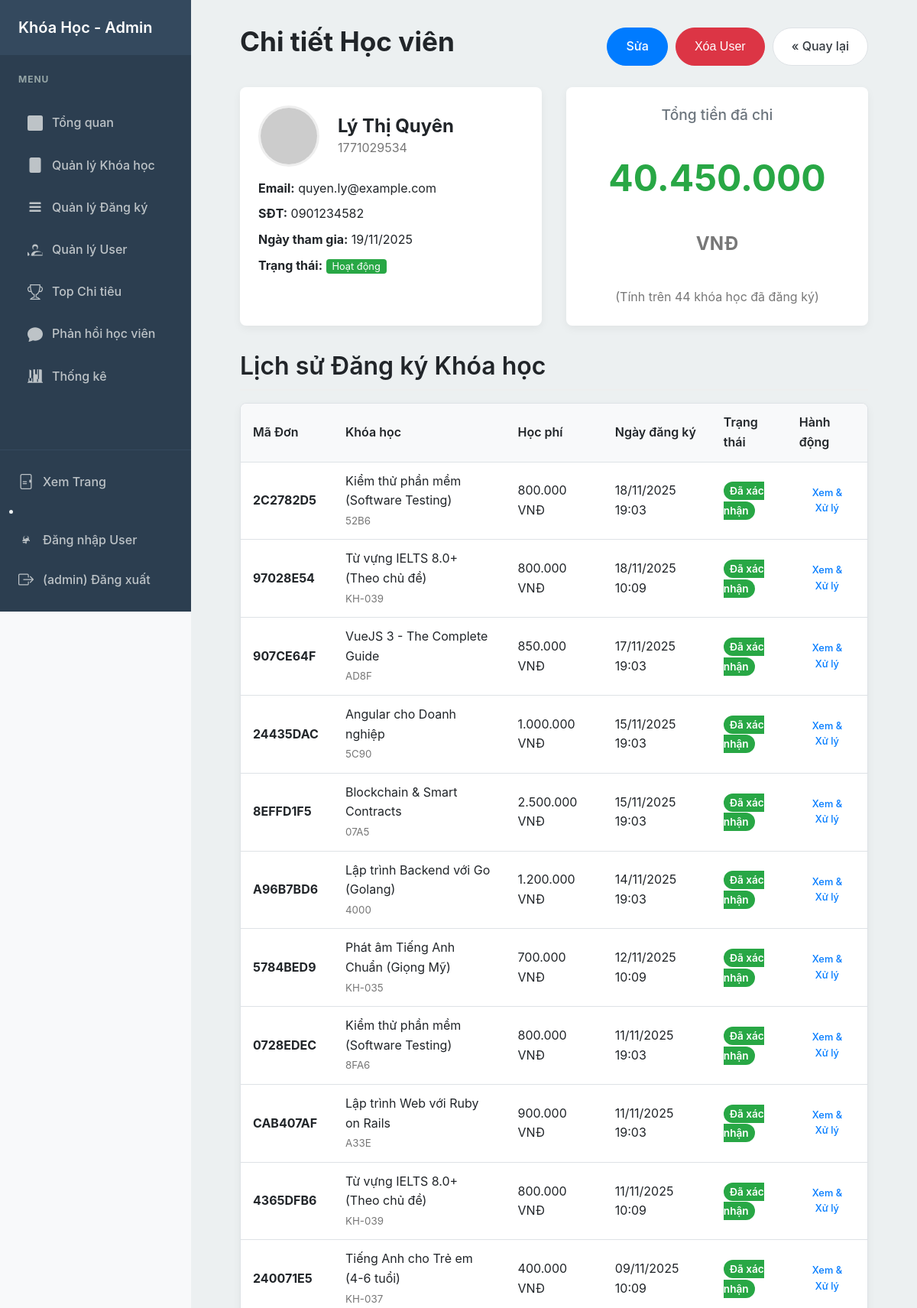
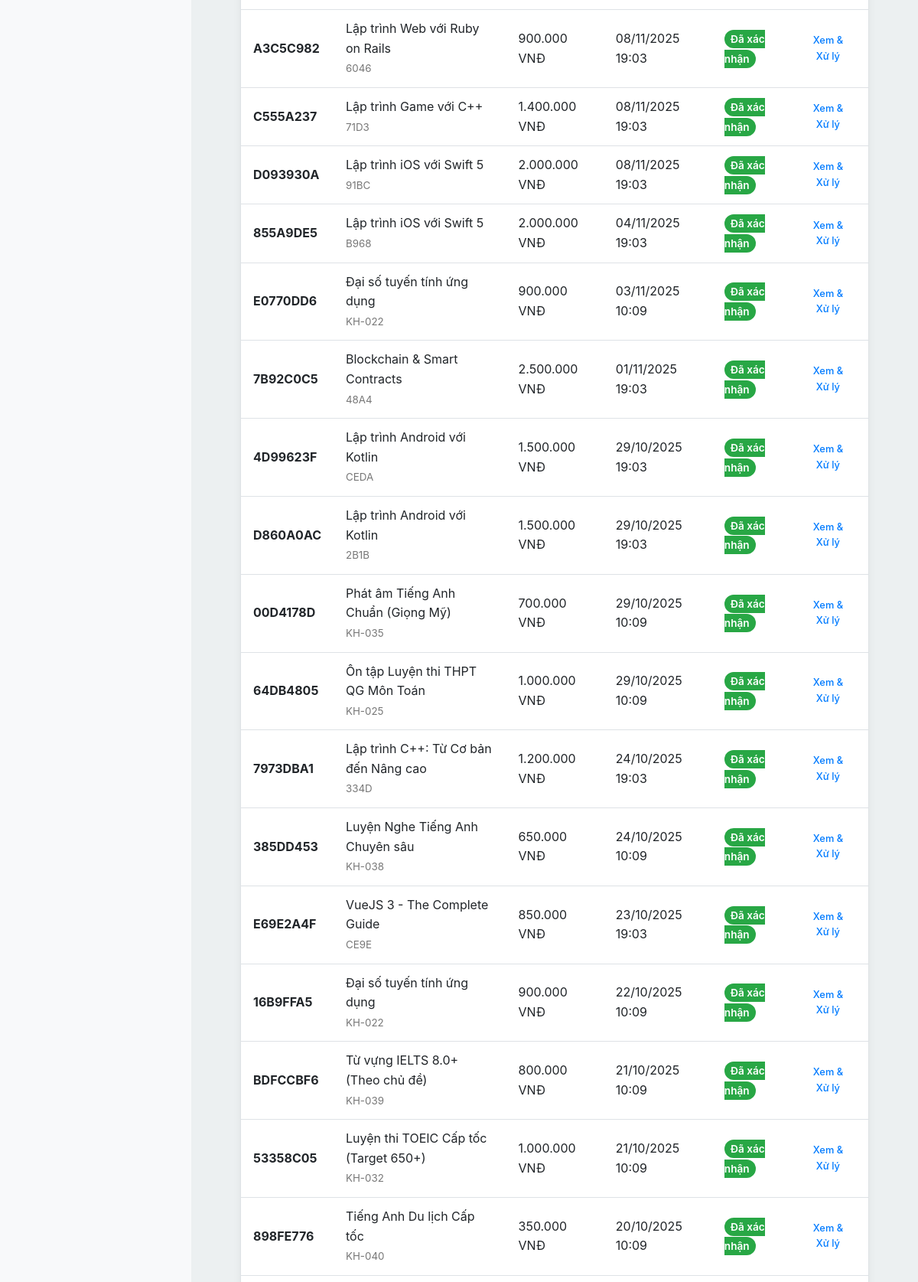
The page /admin/user_detail.php?id=20 (signed in, upper part) on the database its author committed (2 pictures, top to bottom).
### tables this page shows
CREATE TABLE IF NOT EXISTS `users` (
  `id` int NOT NULL AUTO_INCREMENT,
  `student_code` varchar(20) DEFAULT NULL,
  `full_name` varchar(255) NOT NULL,
  `email` varchar(255) NOT NULL,
  `phone` varchar(20) DEFAULT NULL,
  `password_hash` varchar(255) NOT NULL,
  `status` enum('active','locked') NOT NULL DEFAULT 'active',
  `avatar` varchar(255) DEFAULT NULL,
  `created_at` timestamp NOT NULL DEFAULT CURRENT_TIMESTAMP,
  PRIMARY KEY (`id`),
  UNIQUE KEY `email` (`email`)
);

CREATE TABLE IF NOT EXISTS `registrations` (
  `id` int NOT NULL AUTO_INCREMENT,
  `invoice_code` varchar(8) DEFAULT NULL,
  `student_code` varchar(20) DEFAULT NULL,
  `course_id` int NOT NULL,
  `student_name` varchar(255) NOT NULL,
  `student_email` varchar(255) NOT NULL,
  `student_phone` varchar(20) DEFAULT NULL,
  `notes` text,
  `status` enum('Đang xử lý','Đã xác nhận','Đã hủy') NOT NULL DEFAULT 'Đang xử lý',
  `is_counted` tinyint(1) DEFAULT '0',
  `registered_at` timestamp NOT NULL DEFAULT CURRENT_TIMESTAMP,
  PRIMARY KEY (`id`),
  UNIQUE KEY `invoice_code` (`invoice_code`),
  KEY `course_id` (`course_id`)
);

CREATE TABLE IF NOT EXISTS `courses` (
  `id` int NOT NULL AUTO_INCREMENT,
  `course_code` varchar(50) DEFAULT NULL,
  `category_id` int DEFAULT NULL,
  `name` varchar(255) NOT NULL,
  `short_description` text NOT NULL,
  `full_description` longtext NOT NULL,
  `fee` decimal(10,2) NOT NULL DEFAULT '0.00',
  `rating` decimal(2,1) DEFAULT '5.0',
  `rating_count` int DEFAULT '0',
  `students_count` int DEFAULT '0',
  `duration` varchar(100) DEFAULT NULL,
  `image_url` varchar(500) DEFAULT NULL,
  `material_url` varchar(255) DEFAULT NULL,
  `what_you_learn` text,
  `syllabus` text,
  `requirements` text,
  `created_at` timestamp NOT NULL DEFAULT CURRENT_TIMESTAMP,
  `likes_count` int DEFAULT '0',
  `dislikes_count` int DEFAULT '0',
  `comments_count` int DEFAULT '0',
  PRIMARY KEY (`id`),
  UNIQUE KEY `course_code` (`course_code`),
  KEY `fk_course_category` (`category_id`)
);

### inc/functions.php (called while the page is built, shortened)
<?php
function h(?string $string): string
{
    return htmlspecialchars($string ?? '', ENT_QUOTES, 'UTF-8');
}
?>

### admin/user_detail.php (the view, shortened to what this page needs)
<?php
require_once __DIR__ . '/../inc/db.php';
require_once __DIR__ . '/../inc/admin_header.php';
$user_id = isset($_GET['id']) ? (int) $_GET['id'] : 0;
$stmt = $pdo->prepare("SELECT * FROM users WHERE id = ?");
$stmt->execute([$user_id]);
$user = $stmt->fetch();
$raw_avatar = $user['avatar'];
$display_avatar = 'https://cdn-icons-png.flaticon.com/512/149/149071.png';
if (!empty($raw_avatar)) {
    if (strpos($raw_avatar, 'http') === 0) {
        $display_avatar = $raw_avatar;
    }
    elseif (file_exists(__DIR__ . '/../' . $raw_avatar)) {
        $display_avatar = '../' . $raw_avatar;
    }
}
$stmt_history = $pdo->prepare("SELECT r.*, c.name as course_name, c.fee, c.course_code FROM registrations r JOIN courses c ON r.course_id = c.id WHERE r.student_email = ? ORDER BY r.registered_at DESC");
$stmt_history->execute([$user['email']]);
$history = $stmt_history->fetchAll();
$total_spent = 0;
foreach ($history as $item) {
    if ($item['status'] === 'Đã xác nhận')
        $total_spent += $item['fee'];
}
?>
<div class="container" style="padding-top: 0;">
    <div style="display: flex; justify-content: space-between; align-items: center; margin-bottom: 1.5rem;">
        <h1>Chi tiết Học viên</h1>
        <div style="display: flex; gap: 10px;">
            <a href="users.php?action=edit&id=<?php echo $user_id; ?>" class="btn btn-primary">Sửa</a>
            <form action="user_action.php" method="POST"
                onsubmit="return confirm('CẢNH BÁO: Bạn có chắc chắn muốn XÓA người dùng này? Mọi dữ liệu liên quan (đơn hàng, bình luận) sẽ bị xóa theo.');"
                style="margin:0;">
                <button style="height: 50px; " type="submit" class="btn btn-danger">Xóa User</button>
            </form>
            <a href="users.php" class="btn btn-secondary">« Quay lại</a>
        </div>
    </div>
    <div class="user-detail-grid"
        style="display: grid; grid-template-columns: 1fr 1fr; gap: 2rem; margin-bottom: 2rem;">
        <div class="stat-card" style="display: block;">
            <div style="display: flex; align-items: center; gap: 1.5rem; margin-bottom: 1rem;">
                <img src="<?php echo h($display_avatar); ?>" alt="Avatar"
                    style="width: 80px; height: 80px; border-radius: 50%; object-fit: cover; border: 3px solid #eee;">
                <div>
                    <h2 style="margin: 0; font-size: 1.5rem;"><?php echo h($user['full_name']); ?></h2>
                    <span style="color: #777;"><?php echo h($user['student_code'] ?? 'Chưa có mã'); ?></span>
                </div>
            </div>
            <div class="info-row" style="margin-bottom: 0.5rem;"><strong>Email:</strong>
                <?php echo h($user['email']); ?></div>
            <div class="info-row" style="margin-bottom: 0.5rem;"><strong>SĐT:</strong>
                <?php echo h($user['phone'] ?? 'Chưa cập nhật'); ?></div>
            <div class="info-row" style="margin-bottom: 0.5rem;"><strong>Ngày tham gia:</strong>
                <?php echo date('d/m/Y', strtotime($user['created_at'])); ?></div>
            <div class="info-row">
                <strong>Trạng thái:</strong>
                <?php if ($user['status'] === 'active'): ?>
                    <span class="status-badge"
                        style="background: var(--success-color); color: #fff; padding: 2px 8px; border-radius: 4px; font-size: 0.8rem;">Hoạt
                        động</span>
                <?php else: ?>
                    <span class="status-badge"
                        style="background: var(--danger-color); color: #fff; padding: 2px 8px; border-radius: 4px; font-size: 0.8rem;">Đã
                        khóa</span>
                <?php endif; ?>
            </div>
        </div>
        <div class="stat-card"
            style="display: flex; flex-direction: column; justify-content: center; align-items: center; text-align: center;">
            <h3 style="color: var(--secondary-color); font-size: 1.2rem;">Tổng tiền đã chi</h3>
            <p style="font-size: 3rem; font-weight: 700; color: var(--success-color); margin: 0.5rem 0;">
                <?php echo number_format($total_spent, 0, ',', '.'); ?> <span
                    style="font-size: 1.5rem; color: #777;">VNĐ</span>
            </p>
            <span style="color: #777;">(Tính trên <?php echo count($history); ?> khóa học đã đăng ký)</span>
        </div>
    </div>
    <h2 class="section-title" style="text-align: left; border-bottom: 2px solid #eee; padding-bottom: 10px;">Lịch sử
        Đăng ký Khóa học</h2>
    <div class="admin-table-responsive">
        <table class="admin-table">
            <thead>
                <tr>
                    <th>Mã Đơn</th>
                    <th>Khóa học</th>
                    <th>Học phí</th>
                    <th>Ngày đăng ký</th>
                    <th>Trạng thái</th>
                    <th>Hành động</th>
                </tr>
            </thead>
            <tbody>
                <?php if (empty($history)): ?>
                    <tr>
                        <td colspan="6" style="text-align: center; padding: 2rem;">Học viên này chưa đăng ký khóa học nào.
                        </td>
                    </tr>
                <?php else: ?>
                    <?php foreach ($history as $item): ?>
                        <tr>
                            <td><strong><?php echo h($item['invoice_code']); ?></strong></td>
                            <td><?php echo h($item['course_name']); ?><br><small
                                    style="color: #777;"><?php echo h($item['course_code']); ?></small></td>
                            <td><?php echo number_format($item['fee'], 0, ',', '.'); ?> VNĐ</td>
                            <td><?php echo date('d/m/Y H:i', strtotime($item['registered_at'])); ?></td>
                            <td>
                                <?php
                                $status_color = '#6c757d';
                                if ($item['status'] === 'Đã xác nhận')
                                    $status_color = 'var(--success-color)';
                                ?>
                                <span
                                    style="background-color: <?php echo $status_color; ?>; color: #fff; padding: 4px 8px; border-radius: 20px; font-size: 0.85rem; font-weight: 600;">
                                    <?php echo h($item['status']); ?>
                                </span>
                            </td>
                            <td><a href="registrations.php?search=<?php echo h($item['invoice_code']); ?>"
                                    class="btn btn-small">Xem & Xử lý</a></td>
                        </tr>
                    <?php endforeach; ?>
                <?php endif; ?>
            </tbody>
        </table>
    </div>
</div>
<?php require_once __DIR__ . '/../inc/admin_footer.php'; ?>

### css/base.css (style rules this page uses)
:root { --primary-color: #007bff; --primary-color-dark: #0056b3; --secondary-color: #6c757d; --success-color: #28a745; --danger-color: #dc3545; --light-color: #f8f9fa; --dark-color: #343a40; --text-color: #212529; --border-color: #dee2e6; --container-width: 1200px; --font-family: -apple-system, BlinkMacSystemFont, "Segoe UI", Roboto, "Helvetica Neue", Arial, sans-serif; }
* { margin: 0; padding: 0; box-sizing: border-box; }
body { font-family: var(--font-family); line-height: 1.6; background-color: var(--light-color); color: var(--text-color); display: flex; flex-direction: column; min-height: 100vh; }
h1, h2, h3 { margin-bottom: 0.75rem; line-height: 1.3; }
h1 { font-size: 2.2rem; }
h2 { font-size: 1.5rem; }
p { margin-bottom: 1rem; }
a { color: var(--primary-color); text-decoration: none !important; transition: color 0.2s ease; }
.container { max-width: var(--container-width); margin: 0 auto; padding: 0 1rem; }
.section-title { text-align: center; margin-top: 2rem; margin-bottom: 1rem; font-size: 2rem; font-weight: 600; }
.btn { display: inline-block; padding: 0.7rem 1.5rem; font-size: 1rem; font-weight: 500; text-align: center; text-decoration: none !important; border: 1px solid transparent; border-radius: 50px; cursor: pointer; transition: all 0.3s ease-in-out; }
.btn-primary { background-color: var(--primary-color); color: #fff; border-color: var(--primary-color); }
.btn-danger { background-color: var(--danger-color); border-color: var(--danger-color); color: #fff; }
.btn-secondary { background-color: #fff; color: var(--dark-color); border-color: var(--border-color); }
.btn-small { padding: 0.25rem 0.75rem; font-size: 0.8rem; border-radius: 20px; }

### css/admin.css (style rules this page uses)
.admin-main-content .container { max-width: 100%; background-color: #ecf0f1; padding: 2rem; min-height: 100%; }
.stat-card { background-color: #fff; padding: 1.5rem; border-radius: 8px; box-shadow: 0 4px 12px rgba(0,0,0,0.05); display: flex; align-items: center; gap: 1.25rem; opacity: 0; animation: fadeInUp 0.5s ease-out forwards; }
.stat-card:not(:has(.stat-card-icon)) { display: block; background-color: #fff; }
.stat-card:nth-child(1) { animation-delay: 0.1s; }
.stat-card:nth-child(2) { animation-delay: 0.2s; }
.stat-card-content h3, .stat-card:not(:has(.stat-card-icon)) h3 { font-size: 1.1rem; color: var(--secondary-color); margin-bottom: 0.25rem; font-weight: 500; }
.stat-card-content p, .stat-card:not(:has(.stat-card-icon)) p { font-size: 1.6rem; font-weight: bold; color: var(--dark-color); margin-bottom: 0.25rem; }
.stat-card:not(:has(.stat-card-icon)) p { font-size: 2.2rem; color: var(--success-color); }
.admin-table-responsive { width: 100%; overflow-x: auto; background-color: #fff; border: 1px solid var(--border-color); border-radius: 8px; box-shadow: 0 4px 12px rgba(0,0,0,0.05); }
.admin-table { width: 100%; border-collapse: collapse; }
.admin-table th, .admin-table td { padding: 0.75rem 1rem; text-align: left; border-bottom: 1px solid var(--border-color); vertical-align: middle; }
.admin-table thead th { background-color: var(--light-color); font-weight: 600; }

### rows shown on the page
users: full_name "Lý Thị Quyên", student_code "1771029534", email "quyen.ly@example.com", phone "0901234582", created_at "19/11/2025"
registrations: invoice_code "2C2782D5", course.name "Kiểm thử phần mềm (Software Testing)", course.course_code "52B6", course.fee "800.000", registered_at "18/11/2025 19:03", status "Đã xác nhận"
registrations: invoice_code "97028E54", course.name "Từ vựng IELTS 8.0+ (Theo chủ đề)", course.course_code "KH-039", course.fee "800.000", registered_at "18/11/2025 10:09", status "Đã xác nhận"
registrations: invoice_code "907CE64F", course.name "VueJS 3 - The Complete Guide", course.course_code "AD8F", course.fee "850.000", registered_at "17/11/2025 19:03", status "Đã xác nhận"
registrations: invoice_code "24435DAC", course.name "Angular cho Doanh nghiệp", course.course_code "5C90", course.fee "1.000.000", registered_at "15/11/2025 19:03", status "Đã xác nhận"
registrations: invoice_code "8EFFD1F5", course.name "Blockchain & Smart Contracts", course.course_code "07A5", course.fee "2.500.000", registered_at "15/11/2025 19:03", status "Đã xác nhận"
registrations: invoice_code "A96B7BD6", course.name "Lập trình Backend với Go (Golang)", course.course_code "4000", course.fee "1.200.000", registered_at "14/11/2025 19:03", status "Đã xác nhận"
registrations: invoice_code "5784BED9", course.name "Phát âm Tiếng Anh Chuẩn (Giọng Mỹ)", course.course_code "KH-035", course.fee "700.000", registered_at "12/11/2025 10:09", status "Đã xác nhận"
registrations: invoice_code "0728EDEC", course.name "Kiểm thử phần mềm (Software Testing)", course.course_code "8FA6", course.fee "800.000", registered_at "11/11/2025 19:03", status "Đã xác nhận"
registrations: invoice_code "CAB407AF", course.name "Lập trình Web với Ruby on Rails", course.course_code "A33E", course.fee "900.000", registered_at "11/11/2025 19:03", status "Đã xác nhận"
registrations: invoice_code "4365DFB6", course.name "Từ vựng IELTS 8.0+ (Theo chủ đề)", course.course_code "KH-039", course.fee "800.000", registered_at "11/11/2025 10:09", status "Đã xác nhận"
registrations: invoice_code "240071E5", course.name "Tiếng Anh cho Trẻ em (4-6 tuổi)", course.course_code "KH-037", course.fee "400.000", registered_at "09/11/2025 10:09", status "Đã xác nhận"
registrations: invoice_code "A3C5C982", course.name "Lập trình Web với Ruby on Rails", course.course_code "6046", course.fee "900.000", registered_at "08/11/2025 19:03", status "Đã xác nhận"
registrations: invoice_code "C555A237", course.name "Lập trình Game với C++", course.course_code "71D3", course.fee "1.400.000", registered_at "08/11/2025 19:03", status "Đã xác nhận"
registrations: invoice_code "D093930A", course.name "Lập trình iOS với Swift 5", course.course_code "91BC", course.fee "2.000.000", registered_at "08/11/2025 19:03", status "Đã xác nhận"
registrations: invoice_code "855A9DE5", course.name "Lập trình iOS với Swift 5", course.course_code "B968", course.fee "2.000.000", registered_at "04/11/2025 19:03", status "Đã xác nhận"
registrations: invoice_code "E0770DD6", course.name "Đại số tuyến tính ứng dụng", course.course_code "KH-022", course.fee "900.000", registered_at "03/11/2025 10:09", status "Đã xác nhận"
registrations: invoice_code "7B92C0C5", course.name "Blockchain & Smart Contracts", course.course_code "48A4", course.fee "2.500.000", registered_at "01/11/2025 19:03", status "Đã xác nhận"
registrations: invoice_code "4D99623F", course.name "Lập trình Android với Kotlin", course.course_code "CEDA", course.fee "1.500.000", registered_at "29/10/2025 19:03", status "Đã xác nhận"
registrations: invoice_code "D860A0AC", course.name "Lập trình Android với Kotlin", course.course_code "2B1B", course.fee "1.500.000", registered_at "29/10/2025 19:03", status "Đã xác nhận"
registrations: invoice_code "00D4178D", course.name "Phát âm Tiếng Anh Chuẩn (Giọng Mỹ)", course.course_code "KH-035", course.fee "700.000", registered_at "29/10/2025 10:09", status "Đã xác nhận"
registrations: invoice_code "64DB4805", course.name "Ôn tập Luyện thi THPT QG Môn Toán", course.course_code "KH-025", course.fee "1.000.000", registered_at "29/10/2025 10:09", status "Đã xác nhận"
registrations: invoice_code "7973DBA1", course.name "Lập trình C++: Từ Cơ bản đến Nâng cao", course.course_code "334D", course.fee "1.200.000", registered_at "24/10/2025 19:03", status "Đã xác nhận"
registrations: invoice_code "385DD453", course.name "Luyện Nghe Tiếng Anh Chuyên sâu", course.course_code "KH-038", course.fee "650.000", registered_at "24/10/2025 10:09", status "Đã xác nhận"
registrations: invoice_code "E69E2A4F", course.name "VueJS 3 - The Complete Guide", course.course_code "CE9E", course.fee "850.000", registered_at "23/10/2025 19:03", status "Đã xác nhận"
registrations: invoice_code "16B9FFA5", course.name "Đại số tuyến tính ứng dụng", course.course_code "KH-022", course.fee "900.000", registered_at "22/10/2025 10:09", status "Đã xác nhận"
registrations: invoice_code "BDFCCBF6", course.name "Từ vựng IELTS 8.0+ (Theo chủ đề)", course.course_code "KH-039", course.fee "800.000", registered_at "21/10/2025 10:09", status "Đã xác nhận"
registrations: invoice_code "53358C05", course.name "Luyện thi TOEIC Cấp tốc (Target 650+)", course.course_code "KH-032", course.fee "1.000.000", registered_at "21/10/2025 10:09", status "Đã xác nhận"
registrations: invoice_code "898FE776", course.name "Tiếng Anh Du lịch Cấp tốc", course.course_code "KH-040", course.fee "350.000", registered_at "20/10/2025 10:09", status "Đã xác nhận"

### other values the page prints
$_SESSION['admin_username'] "admin"
$total_spent "40.450.000"
count($history) "44"
